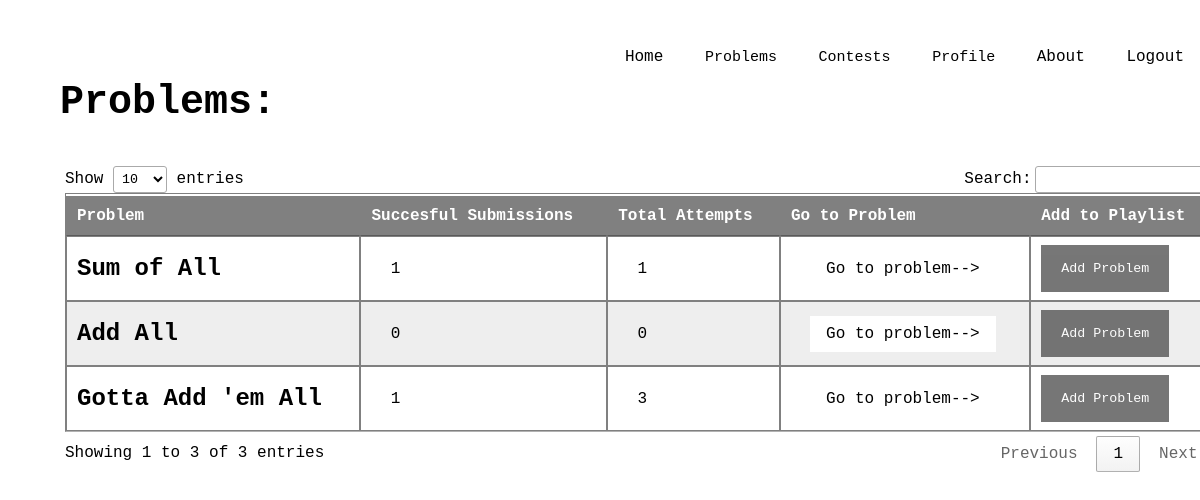
The page /dashboard/problems/ (signed in) on the database as committed earlier.
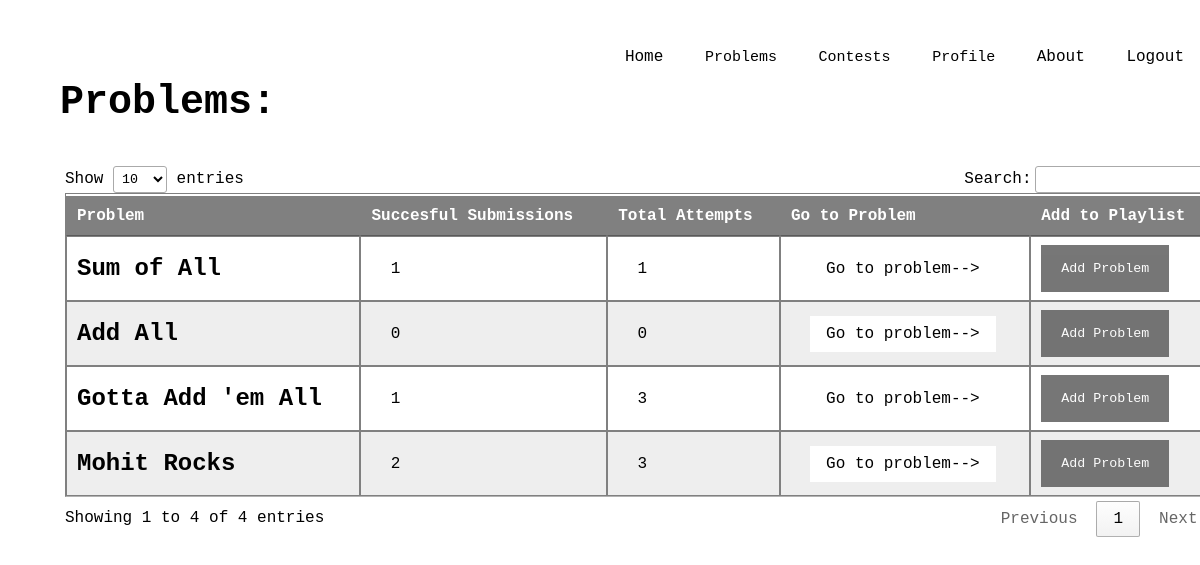
The same page on the database as committed later.
### problems/models.py (models this page shows)
class Question(models.Model):
    problemCode = models.CharField(max_length=50)
    problemName = models.CharField(max_length=100)
    problemStatement = models.TextField()
    timeLimit = models.FloatField()
    memoryLimit = models.IntegerField()
    marking = models.IntegerField()
    access = models.IntegerField()
    creator = models.CharField(max_length=20)
    editorialist = models.CharField(max_length=20)
    totalAttempts = models.IntegerField()
    successfulAttempts = models.IntegerField()

### problems/views.py (the view)
# urls.py: path('problems/',problemsView,name='problems'),
@login_required
def problemsView(request):
    questions = Question.objects.all()
    allEntriesInUserPlaylist = UserPlaylist.objects.all()
    categories = []
    for entry in allEntriesInUserPlaylist:
        if entry.userId_id == request.user.id:
            categories.append(entry.playlistCategory)
    all_questions = []
    registerLog('INFO','GET',request.user.username,'Problem','ViewProblemList',get_client_ip(request))
    for ques in questions:
        if ques.access == 1 or ques.creator == request.user.username:
            all_questions.append(ques)
    return render(request,'problems.html',{'all_problems':all_questions,'categories':categories})

### OJ/loggingUtils.py (called while the page is built)
def get_client_ip(request):
    x_forwarded_for = request.META.get('HTTP_X_FORWARDED_FOR')
    if x_forwarded_for:
        ip = x_forwarded_for.split(',')[0]
    else:
        ip = request.META.get('REMOTE_ADDR')
    return ip

def registerLog(level, method, username, function, activity, IP):
	log = logging.getLogger('CallOJLogs')
	staticLogInfo = {'clientip': IP, 'user': username}
	if level == "INFO":
		log.info('"'+ method + ' '+ username + ' '+ function +' '+ activity +'"', extra = staticLogInfo)
	elif level == "ERROR":
		log.error('"'+ method + ' '+ username + ' '+ function +' '+ activity +'"', extra = staticLogInfo)
	else:
		log.debug('"'+ method + ' '+ username + ' '+ function +' '+ activity +'"', extra = staticLogInfo)

### templates/problems.html (shortened to what this page needs)
<head>
    {% load static %}
    <link rel="stylesheet" type="text/css" href="http://cdn.datatables.net/1.10.21/css/jquery.dataTables.min.css" />
        <link rel="stylesheet" type="text/css"  href="{% static "css/problems.css" %}">
    </head>
    <body>
        <header>
            <div class="main">
                <ul>
                    <li><a href="/dashboard">Home</a></li>
                    <div class="dropdown">
                        <button class="dropbtn">Problems</button>
                    </div>
                    <div class="dropdown">
                        <button class="dropbtn">Contests</button>
                    </div>
                    <div class="dropdown">
                        <button class="dropbtn">Profile</button>
                    </div>
                    <li><a href="/about/">About</a></li>
                    <li><a href="/logout/">Logout</a></li>
                </ul>
            </div>
        </header>
        <div class ="title">
            <h1> Problems: </h1> <br> <br>
            <div style="width:105%; padding:5px;">
                <table id="t01">
                    <thead>
                        <tr>
                            <th>Problem</th>
                            <th>Succesful Submissions</th>
                            <th>Total Attempts</th>
                            <th>Go to Problem</th>
                            <th>Add to Playlist</th>
                        </tr>
                    </thead>
                    <tbody>
            {% for problem in all_problems %}
                <tr>
                <td><h2>  {{ problem.problemName }} </h2></td>
                <td> &nbsp {{ problem.successfulAttempts }}</td>
                <td> &nbsp  {{ problem.totalAttempts }} </td>
                <td> &nbsp <form action="/dashboard/problems/{{ problem.id }}/"
                    style="display: inline;"
                    method="post">
                    <input type="submit" value="Go to problem-->"/>
                </form></td>
                <td>
                  <button class="open-button" onclick="openForm2('{{ problem.problemCode }}');">Add Problem</button></td>
                </tr>
            {% endfor %}
                </tbody>
              </table>
            </div>
        </div>
    </body>

Rows that differ between the two databases and show on the page:
added Question: problemName "Mohit Rocks", successfulAttempts "2", totalAttempts "3"
Other text that changed with them:
text written by a page script: "Show entries Search: Showing 1 to 3 of 3 entries Previous 1 Next" → "Show entries Search: Showing 1 to 4 of 4 entries Previous 1 Next"
